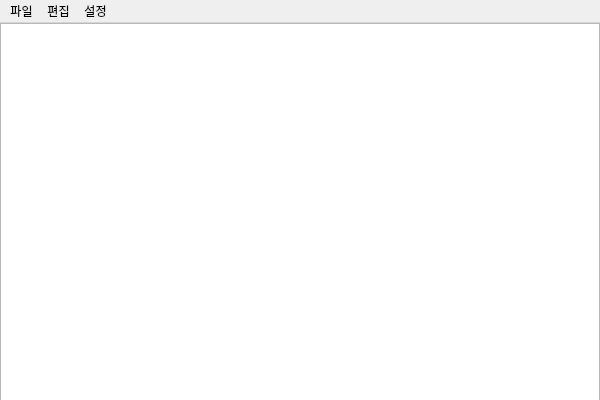
<?xml version="1.0" encoding="UTF-8"?>
<ui version="4.0">
 <class>KPEditClass</class>
 <widget class="QMainWindow" name="KPEditClass">
  <property name="geometry">
   <rect>
    <x>0</x>
    <y>0</y>
    <width>600</width>
    <height>400</height>
   </rect>
  </property>
  <property name="windowTitle">
   <string>KPEdit</string>
  </property>
  <property name="Text Edit" stdset="0">
   <string/>
  </property>
  <widget class="QWidget" name="centralWidget">
   <widget class="QTextEdit" name="textEdit">
    <property name="geometry">
     <rect>
      <x>0</x>
      <y>0</y>
      <width>600</width>
      <height>380</height>
     </rect>
    </property>
   </widget>
  </widget>
  <widget class="QMenuBar" name="menuBar">
   <property name="geometry">
    <rect>
     <x>0</x>
     <y>0</y>
     <width>600</width>
     <height>21</height>
    </rect>
   </property>
   <widget class="QMenu" name="File">
    <property name="title">
     <string>파일</string>
    </property>
    <addaction name="NewFile"/>
    <addaction name="Open"/>
    <addaction name="Close"/>
    <addaction name="Save"/>
    <addaction name="Save_as"/>
    <addaction name="Exit"/>
   </widget>
   <widget class="QMenu" name="Edit">
    <property name="title">
     <string>편집</string>
    </property>
    <addaction name="Undo"/>
    <addaction name="Redo"/>
    <addaction name="Copy"/>
    <addaction name="Cut"/>
    <addaction name="Paste"/>
    <addaction name="Find_Replace"/>
   </widget>
   <widget class="QMenu" name="Setting">
    <property name="title">
     <string>설정</string>
    </property>
    <addaction name="AutoSave"/>
   </widget>
   <addaction name="File"/>
   <addaction name="Edit"/>
   <addaction name="Setting"/>
  </widget>
  <action name="NewFile">
   <property name="text">
    <string>새 파일</string>
   </property>
  </action>
  <action name="Open">
   <property name="text">
    <string>열기</string>
   </property>
  </action>
  <action name="Close">
   <property name="text">
    <string>닫기</string>
   </property>
  </action>
  <action name="Save">
   <property name="text">
    <string>저장</string>
   </property>
  </action>
  <action name="Save_as">
   <property name="text">
    <string>다른 이름으로 저장</string>
   </property>
  </action>
  <action name="Exit">
   <property name="text">
    <string>종료</string>
   </property>
  </action>
  <action name="Undo">
   <property name="text">
    <string>Undo</string>
   </property>
  </action>
  <action name="Redo">
   <property name="text">
    <string>Redo</string>
   </property>
  </action>
  <action name="Copy">
   <property name="text">
    <string>복사</string>
   </property>
  </action>
  <action name="Cut">
   <property name="text">
    <string>잘라내기</string>
   </property>
  </action>
  <action name="Paste">
   <property name="text">
    <string>붙여넣기</string>
   </property>
  </action>
  <action name="Find_Replace">
   <property name="text">
    <string>찾기/바꾸기</string>
   </property>
  </action>
  <action name="AutoSave">
   <property name="text">
    <string>자동 저장 설정</string>
   </property>
  </action>
 </widget>
 <layoutdefault spacing="6" margin="11"/>
 <resources>
  <include location="KPEdit.qrc"/>
 </resources>
 <connections/>
</ui>
